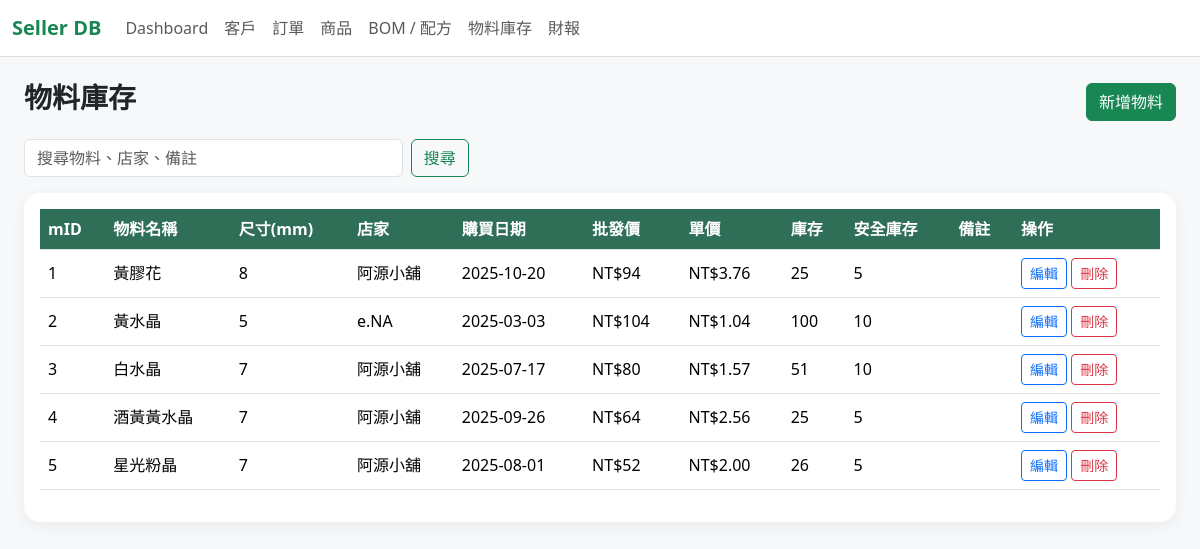
Page /materials on the earlier database version.
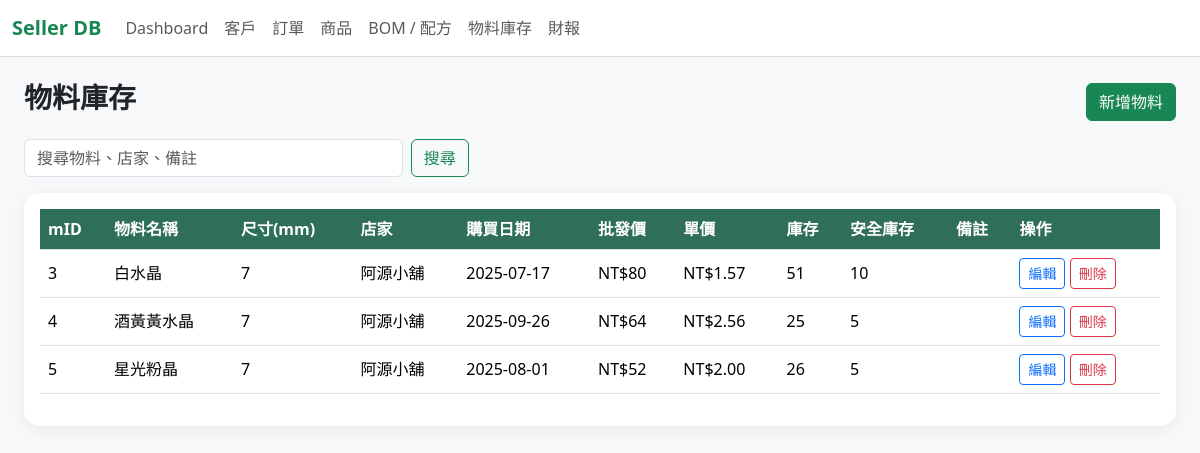
Same page on the later database version.
### tables this page shows
CREATE TABLE MATERIAL_INVENTORY (mID TEXT PRIMARY KEY UNIQUE, m_name TEXT, m_size TEXT, wholesale_price TEXT, store TEXT, purchase_date TEXT, unit_price TEXT, stock TEXT, safe_stock TEXT, note TEXT);

### app.py (the view)
@app.route("/materials")
def materials():
    q = request.args.get("q", "").strip()
    db = get_db()
    if q:
        rows = db.execute('''
            SELECT * FROM MATERIAL_INVENTORY
            WHERE TRIM(COALESCE(mID, '')) != ''
              AND (m_name LIKE ? OR store LIKE ? OR note LIKE ? OR mID LIKE ?)
            ORDER BY CAST(mID AS INTEGER), mID
        ''', [f"%{q}%"] * 4).fetchall()
    else:
        rows = db.execute('''
            SELECT * FROM MATERIAL_INVENTORY
            WHERE TRIM(COALESCE(mID, '')) != ''
            ORDER BY CAST(mID AS INTEGER), mID
        ''').fetchall()
    return render_template("materials.html", materials=rows, q=q)

### app.py (called while the page is built)
def get_db():
    if "db" not in g:
        g.db = sqlite3.connect(DB_PATH)
        g.db.row_factory = sqlite3.Row
        g.db.execute("PRAGMA foreign_keys = ON")
    return g.db

@app.before_request
def setup_database():
    init_db()

### templates/materials.html
{% extends "base.html" %}
{% block content %}
<div class="d-flex justify-content-between align-items-center mb-3">
    <h3 class="fw-bold">物料庫存</h3>
    <a class="btn btn-success" href="{{ url_for('material_new') }}">新增物料</a>
</div>
<form class="row g-2 mb-3">
    <div class="col-md-4">
        <input class="form-control" name="q" value="{{ q }}" placeholder="搜尋物料、店家、備註">
    </div>
    <div class="col-auto">
        <button class="btn btn-outline-success">搜尋</button>
    </div>
</form>
<div class="card p-3">
    <div class="table-responsive">
        <table class="table table-hover align-middle">
            <thead>
            <tr>
                <th>mID</th>
                <th>物料名稱</th>
                <th>尺寸(mm)</th>
                <th>店家</th>
                <th>購買日期</th>
                <th>批發價</th>
                <th>單價</th>
                <th>庫存</th>
                <th>安全庫存</th>
                <th>備註</th>
                <th>操作</th>
            </tr>
            </thead>
            <tbody>
            {% for m in materials %}
            <tr>
                <td>{{ m.mID }}</td>
                <td>{{ m.m_name }}</td>
                <td>{{ m.m_size }}</td>
                <td>{{ m.store }}</td>
                <td>{{ m.purchase_date }}</td>
                <td>NT${{ m.wholesale_price }}</td>
                <td>NT${{ m.unit_price }}</td>
                <td>
                    {% if m.stock|int <= m.safe_stock|int %}
                        <span class="badge text-bg-danger">{{ m.stock }}</span>
                    {% else %}
                        {{ m.stock }}
                    {% endif %}
                </td>
                <td>{{ m.safe_stock }}</td>
                <td>{{ m.note }}</td>
                <td>
                    <a class="btn btn-sm btn-outline-primary" href="{{ url_for('material_edit', mID=m.mID) }}">編輯</a>
                    <form class="action-form" method="post" action="{{ url_for('material_delete', mID=m.mID) }}" onsubmit="return confirm('確定刪除？')">
                        <button class="btn btn-sm btn-outline-danger">刪除</button>
                    </form>
                </td>
            </tr>
            {% else %}
            <tr><td colspan="11" class="text-center text-muted">沒有資料</td></tr>
            {% endfor %}
            </tbody>
        </table>
    </div>
</div>
{% endblock %}

Differences in the rows shown:
removed MATERIAL_INVENTORY: mID "1", m_name "黃膠花", m_size "8", store "阿源小舖", purchase_date "2025-10-20", wholesale_price "94", unit_price "3.76", stock "25", safe_stock "5"
removed MATERIAL_INVENTORY: mID "2", m_name "黃水晶", m_size "5", store "e.NA", purchase_date "2025-03-03", wholesale_price "104", unit_price "1.04", stock "100", safe_stock "10"
